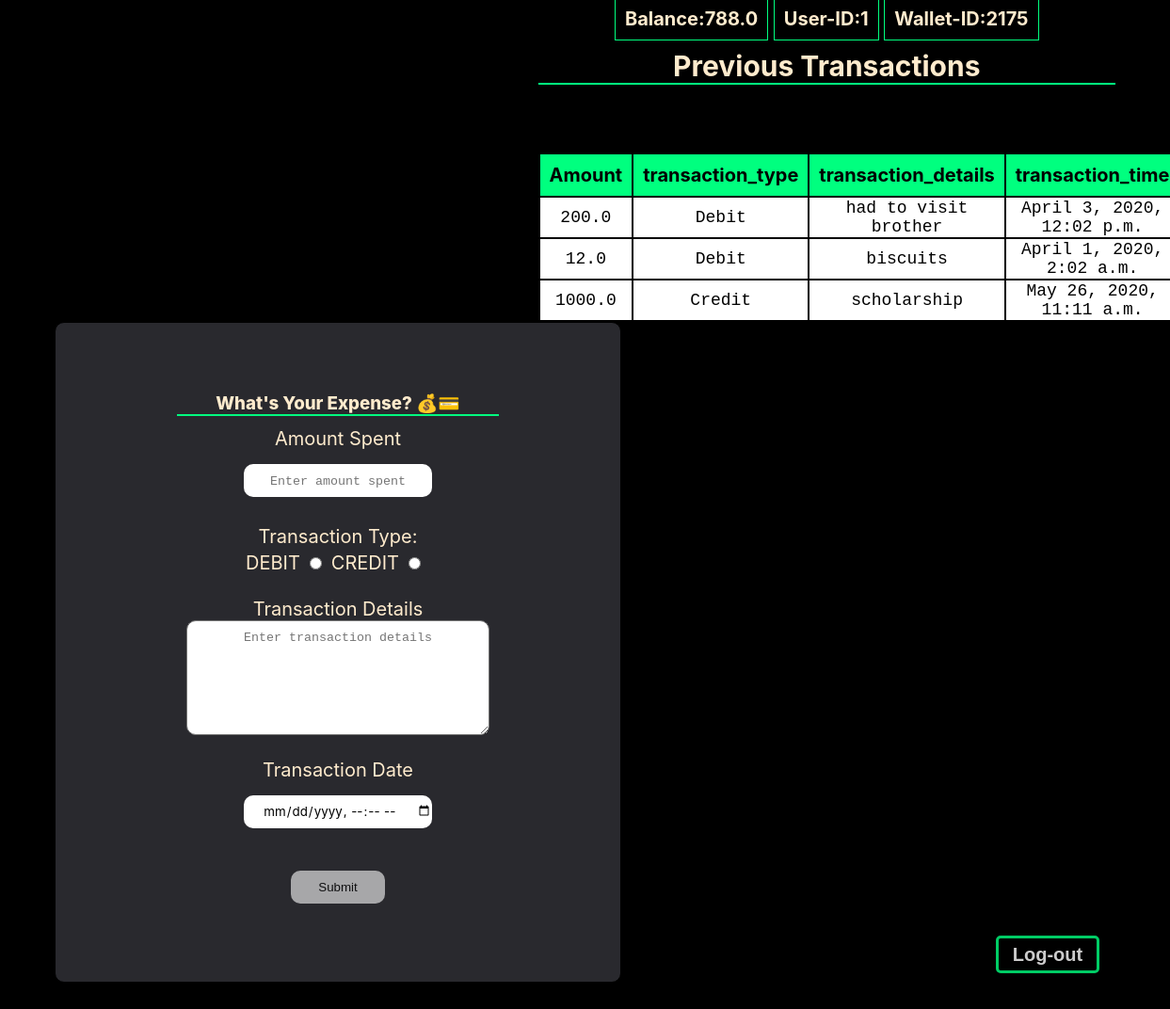
The app's page /expense/1 with its own data.
### exp_tracker/models.py (models this page shows, shortened)
class Wallet(models.Model):
    user_id = models.ForeignKey(User, on_delete=models.CASCADE)
    wallet_id = models.CharField(max_length=10, primary_key=True)
    balance = models.FloatField()
    def __str__(self):
        return self.wallet_id

class User(models.Model):
    user_id = models.CharField(max_length=10, primary_key=True)
    name = models.CharField(max_length=20)
    password = models.CharField(max_length=10)
    def __str__(self):
        return self.user_id

class Transcation(models.Model):
    user_id = models.ForeignKey(User, on_delete=models.CASCADE)
    wallet_id = models.ForeignKey(Wallet, on_delete=models.CASCADE)
    amount = models.FloatField()
    transaction_type = models.CharField(max_length=10)
    transaction_details = models.TextField()
    transaction_time = models.DateTimeField()

### exp_tracker/views.py (the view, shortened to what this page needs)
# urls.py: path('expense/<str:user_id>', expense),
def expense(request, user_id):
    wallet_object = Wallet.objects.filter(user_id=user_id)
    w_id = wallet_object[0]
    balance = float(0)
    for i in wallet_object:
        balance = i.balance
    print(w_id)
    user_object = User.objects.get(pk=user_id)
    uid = user_object.user_id
    print(user_object)
    try:
        transact_object = Transcation.objects.filter(user_id=uid)
        return render(request, 'expense.html', {'balance': balance, 'wallet_object': w_id, 'user_object': user_object, 'transact_object': transact_object})
    except:
        if request.method == "POST":
            amount = request.POST['amount']
            transaction_type = request.POST['transaction_type']
            print(transaction_type)
            transaction_details = request.POST['transaction_details']
            transaction_time = request.POST['transaction_time']
            balance = balance-float(amount)
            if transaction_type == "Debit":
                if balance < 0:
                    print('debit')
                    balance = 0
                else:
                    balance = balance
            else:
                print('credit')
                balance += float(amount)
            print(balance)
            new_balance = Wallet(user_id=user_object,
                                 wallet_id=w_id, balance=balance)
            new_balance.save()
            new_transaction = Transcation(user_id=user_object, wallet_id=w_id, amount=amount, transaction_type=transaction_type,
                                          transaction_details=transaction_details, transaction_time=transaction_time)
            new_transaction.save()
            return HttpResponse('helli')
        return render(request, 'expense.html', {'balance': balance, 'wallet_object': w_id, 'user_object': user_object})

### exp_tracker/templates/expense.html (shortened to what this page needs)
{% load static %}
<!DOCTYPE html>
<html lang="en">
<head>
    <link rel="stylesheet" type="text/css" href="{% static 'css/expense.css'%}">
</head>
<body>
    <div class="table">
        <label>Balance:{{balance}}</label>
        <label>User-ID:{{user_object.user_id}}</label>
        <label>Wallet-ID:{{wallet_object}}</label>
        <table style="width:100%">
            <br>
            <tr>
                <h2>Previous Transactions</h2>
                <th>Amount</th>
                <th>transaction_type</th>
                <th>transaction_details</th>
                <th>transaction_time</th>
            </tr>
            {% for i in transact_object %}
            <tr>
                <td>{{i.amount}}</td>
                <td>{{i.transaction_type}}</td>
                <td>{{i.transaction_details}}</td>
                <td>{{i.transaction_time}}</td>
                <br>
            </tr>
            {% endfor %}
        </table>
    </div>
    <div class="form">
        <form action="" method="POST">
            <h3>What's Your Expense? 💰💳</h3>
            <div class="form-ele">
                <label>Amount Spent</label><br>
                <input class="form-control" name='amount' placeholder="Enter amount spent" required>
            </div>
            <div class="form-ele-trans">
                <label>Transaction Type:<br>DEBIT<input class="trans" type="radio" value="Debit" name="transaction_type"
                        required>CREDIT<input type="radio" value="Credit" name="transaction_type">
                </label>
                <br>
            </div>
            <div class="form-ele">
                <Label>Transaction Details</Label><br>
                <textarea name="transaction_details" cols="30" rows="10" placeholder="Enter transaction details"
                    required></textarea>
            </div>
            <div class="form-ele">
                <label>Transaction Date</label><br>
                <input type="datetime-local" name="transaction_time" required>
            </div>
            <div class="form-ele">
                <a><button type="submit" name="admin_submit" class="btn btn-primary">Submit</button></a>
            </div>
        </form>
    </div>
    <footer>
        <a href="/"><button type="submit" name="admin_submit" class="btn btn-primary"
                style="width: 110px;height: 40px; border-radius: 5px; margin: 0px 0px 0px 1050px; position: relative; bottom: 50px; background: transparent; border:springgreen 3px solid;color:white; font-size: 20px;cursor: pointer; font-weight: bolder;">Log-out</button></a>
    </footer>
</body>
</html>

### exp_tracker/static/css/expense.css (style rules this page uses)
body { background-color:black; color: blanchedalmond; }
.form { display:flex; justify-content: center; align-items: center; width: 600px; height: 700px; margin-top: 60px; margin-left: 50px; border: black solid 1px; background-color:#29292e; border-radius:10px; }
.form h3 { font-family: -apple-system, BlinkMacSystemFont, 'Segoe UI', Roboto, Oxygen, Ubuntu, Cantarell, 'Open Sans', 'Helvetica Neue', sans-serif; text-align: center; font-weight: 798; border-bottom: springgreen 2px solid; margin-bottom: 2px; margin-top: 0px; }
.form-ele-trans { font-size: 20px; font-family: -apple-system, BlinkMacSystemFont, 'Segoe UI', Roboto, Oxygen, Ubuntu, Cantarell, 'Open Sans', 'Helvetica Neue', sans-serif; text-align: center; }
.form-ele-trans label,input { display:inline-block; justify-content:centre; margin: 10px; }
.form-ele { font-size: 20px; font-family: -apple-system, BlinkMacSystemFont, 'Segoe UI', Roboto, Oxygen, Ubuntu, Cantarell, 'Open Sans', 'Helvetica Neue', sans-serif; text-align: center; padding:10px; }
.form-ele input { margin-top:15px; padding: 0px; padding: auto; text-align: center; border: none; width: 200px; height: 35px; font-family: inherit; border-radius: 10px; }
.form-ele textarea { border-radius: 10px; padding: 10px; font-family: inherit; width: 300px; height: 100px; }
.form-ele button,a { margin-top:15px; padding: auto; text-align: center; border: none; width: 100px; height: 35px; border-radius: 10px; opacity:80%; cursor: pointer; }
::placeholder { text-align: center; font-family: monospace; }
.table label { text-align: justify; padding: 10px; font-size: 20px; font-weight: bold; font-family: -apple-system, BlinkMacSystemFont, 'Segoe UI', Roboto, Oxygen, Ubuntu, Cantarell, 'Open Sans', 'Helvetica Neue', sans-serif; border:springgreen 1px solid; }
.table { float:right; border-collapse: collapse; font-size: 20px; font-family: -apple-system, BlinkMacSystemFont, 'Segoe UI', Roboto, Oxygen, Ubuntu, Cantarell, 'Open Sans', 'Helvetica Neue', sans-serif; text-align: center; width: 50%; height: 100%; margin-right: 50px; }
table { margin-top:0px; }
.table th { background-color:springgreen ; color:black; padding: 10px; margin: 5px; font-family: inherit; }
.table h2 { margin:20px 0px 0px 0px; padding:0px; font-family: inherit; border-bottom: springgreen 2px solid; }
.table td { background-color:white; color:black; font-size: 18px; font-family:monospace; }

### records on screen
Wallet: balance "788.0", wallet_id "2175"
User: user_id "1"
Transcation: amount "200.0", transaction_type "Debit", transaction_details "had to visit brother", transaction_time "April 3, 2020, 12:02 p.m."
Transcation: amount "12.0", transaction_type "Debit", transaction_details "biscuits", transaction_time "April 1, 2020, 2:02 a.m."
Transcation: amount "1000.0", transaction_type "Credit", transaction_details "scholarship", transaction_time "May 26, 2020, 11:11 a.m."
